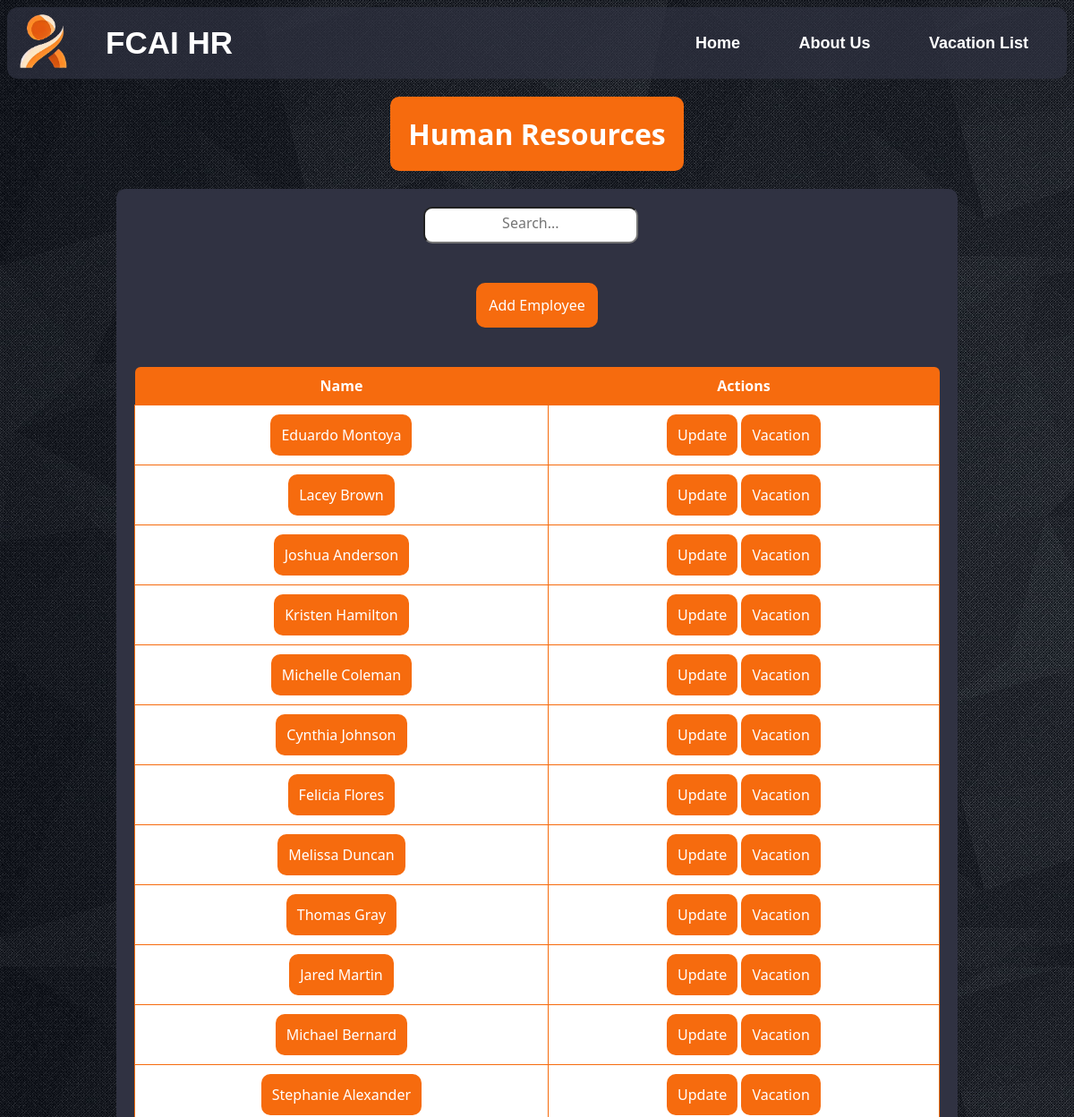
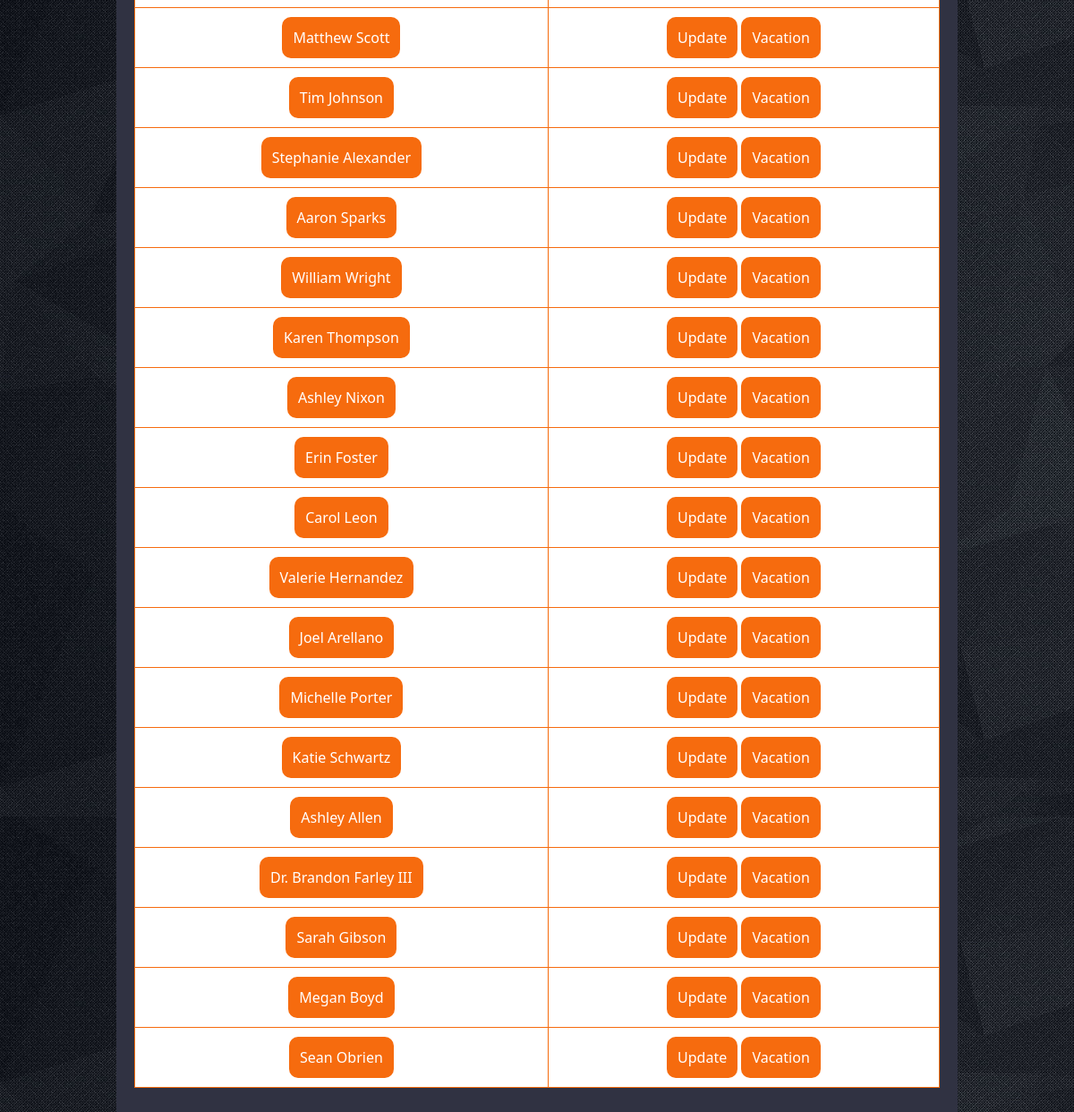
/home/, run on the app's committed database (2 pictures, top to bottom).
### Management/models.py (models this page shows, shortened)
class Employee(models.Model):
    id = models.IntegerField(primary_key = True, unique = True, error_messages = {'null': 'ID field cannot be null','unique': 'This ID is already in use'})
    name = models.CharField(max_length = 100)
    email = models.EmailField(max_length = 254)
    address = models.CharField(max_length = 100)
    number = models.CharField(max_length = 11)
    gender = models.CharField(max_length = 6)
    status = models.CharField(max_length= 12)
    availableVacation = models.IntegerField()
    approvedVacation = models.IntegerField(default= 0)
    salary = models.IntegerField()
    dob = models.DateField()
    dateCreated = models.DateField(default= datetime.date.today, null= True)

### Management/views.py (the view)
# urls.py: 2. Add a URL to urlpatterns:  path('', views.home, name='home')
def home(request):
        employees = Employee.objects.all()
        return render(request, 'Management/index.html', {'emp': employees})

### Management/templates/Management/index.html (shortened to what this page needs)
{% extends 'Management/base.html' %}
{% load static %}
{% block styles %}
<link rel="stylesheet" href="{% static 'Management/CSS/Index.css' %}">
<link rel="stylesheet" href="{% static 'Management/CSS/Message.css' %}">
{% endblock styles %}
{% block content %}
<h1>Human Resources</h1>
<form>
    <div class="search">
        <input type='text' placeholder='Search...' id='search-input'>
    </div>
    <br><br>
    <button id="add-employee-btn" type="button" onclick="window.location.href='{% url 'hr-addEmployee' %}';">Add Employee</button>
    <br><br>
    <table>
        <thead>
            <tr>
                <th>Name</th>
                <th>Actions</th>
            </tr>
        </thead>
        <tbody class="search-insert">
            {% for e in emp %}
                <tr>
                    <td><button type="button" class="emp-btn" onclick="window.location.href='{% url 'hr-data' e.id %}';">{{e.name}}</button></td>
                    <td>
                        <button class="update-employee-btn" type="button" onclick="window.location.href='{% url 'hr-updateData' e.id %}';">Update</button>
                        <button class="vacation-employee-btn" type="button" onclick="window.location.href='{% url 'hr-vacation' e.id %}';">Vacation</button>
                    </td>
                </tr>
            {% endfor %}
        </tbody>
    </table>
</form>
{% endblock content %}

### Management/static/Management/CSS/Navigation.css (style rules this page uses)
body { background-image: url('../Images/background.jpg'); }

### Management/static/Management/CSS/Index.css (style rules this page uses)
h1 { width: fit-content; margin: auto; margin-top: 20px; margin-bottom: 20px; text-align: center; font-size: 2em; font-weight: bold; font-family: "Segoe UI", Tahoma, Geneva, Verdana, sans-serif; color: #ffffff; background-color: #f66b0e; padding: 20px; border-radius: 10px; }
form { display: flex; flex-direction: column; align-items: center; background-color: #303242; width: 900px; border-radius: 10px; padding: 20px; margin: auto; font-family: "Segoe UI", Tahoma, Geneva, Verdana, sans-serif; font-size: 1em; color: #ffffff; }
.search input { width: 85%; margin: auto; padding: 10px; padding-top: 5px; text-align: center; border-radius: 10px; font-size: 1em; font-family: "Segoe UI", Tahoma, Geneva, Verdana, sans-serif; }
#search-input { margin: auto; }
#add-employee-btn { width: fit-content; padding: 14px; text-align: center; border-radius: 10px; font-size: 1em; font-family: "Segoe UI", Tahoma, Geneva, Verdana, sans-serif; background-color: #f66b0e; color: #ffffff; border: none; cursor: pointer; position: relative; transition: transform 0.3s ease-in-out; }
#add-employee-btn::before { content: ''; position: absolute; top: -10px; left: -10px; right: -10px; bottom: -10px; border: 2px solid rgba(0, 0, 0, 0.2); border-radius: 5px; z-index: -1; opacity: 0; transition: opacity 0.3s ease-in-out; }
table { border-collapse: collapse; border: none; width: 900px; margin-bottom: 20px; }
table th { border-collapse: collapse; border: none; background-color: #f66b0e; padding: 10px; }
table td { text-align: center; border: 1px solid #f66b0e; background-color: #ffffff; padding: 10px; }
table button { width: fit-content; padding: 12px; text-align: center; border-radius: 10px; font-size: 1em; font-family: "Segoe UI", Tahoma, Geneva, Verdana, sans-serif; background-color: #f66b0e; color: #ffffff; border: none; cursor: pointer; }
tr:first-child th:first-child { border-top-left-radius: 6px; }
tr:first-child th:last-child { border-top-right-radius: 6px; }

### data on the page
Employee: name "Eduardo Montoya"
Employee: name "Lacey Brown"
Employee: name "Joshua Anderson"
Employee: name "Kristen Hamilton"
Employee: name "Michelle Coleman"
Employee: name "Cynthia Johnson"
Employee: name "Felicia Flores"
Employee: name "Melissa Duncan"
Employee: name "Thomas Gray"
Employee: name "Jared Martin"
Employee: name "Michael Bernard"
Employee: name "Stephanie Alexander"
Employee: name "Matthew Scott"
Employee: name "Tim Johnson"
Employee: name "Stephanie Alexander"
Employee: name "Aaron Sparks"
Employee: name "William Wright"
Employee: name "Karen Thompson"
Employee: name "Ashley Nixon"
Employee: name "Erin Foster"
Employee: name "Carol Leon"
Employee: name "Valerie Hernandez"
Employee: name "Joel Arellano"
Employee: name "Michelle Porter"
Employee: name "Katie Schwartz"
Employee: name "Ashley Allen"
Employee: name "Dr. Brandon Farley III"
Employee: name "Sarah Gibson"
Employee: name "Megan Boyd"
Employee: name "Sean Obrien"
